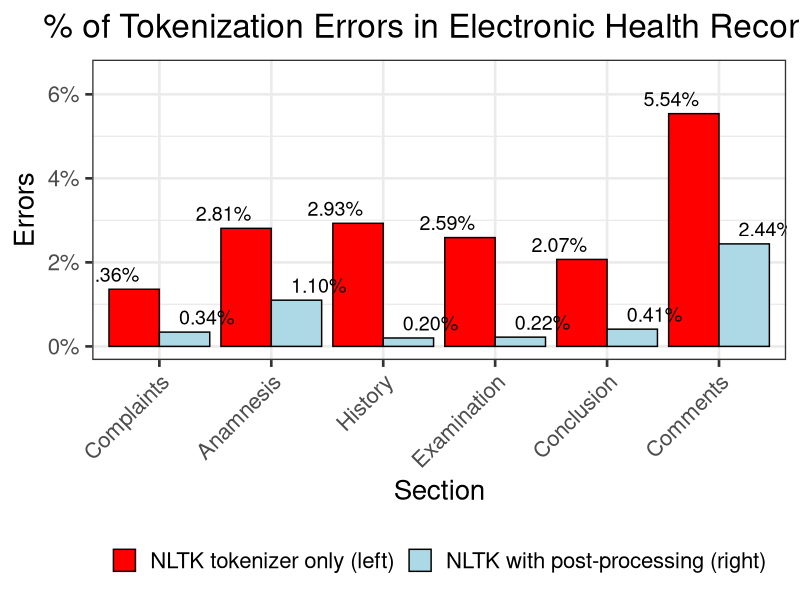
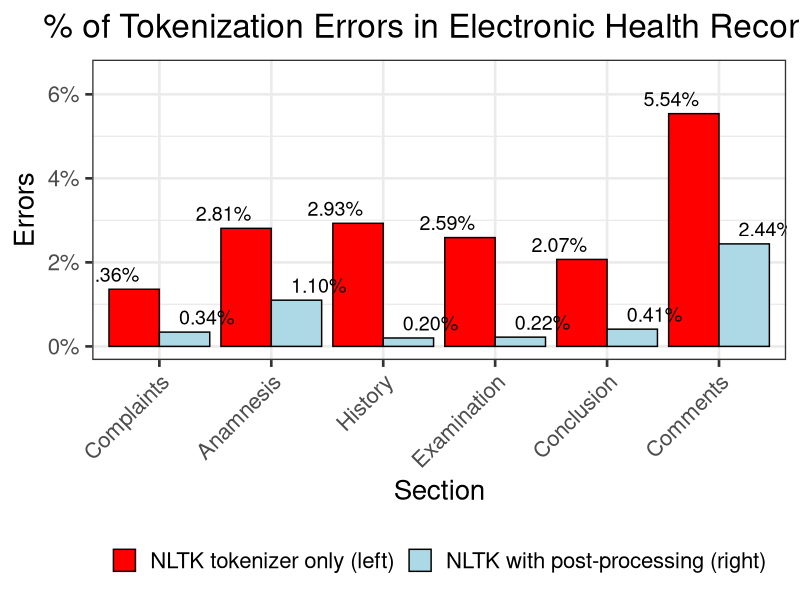

Generate these figures, in order, with R:
# Another Tokenization Graph

# Table 1 in (Gron and Bertels 2018).

# Reference Paper:
# Leonie Gron and Ann Bertels. 
# Clinical sublanguages: Vocabulary structure and its impact on term weighting. 
# Terminology: International Journal of Theoretical and Applied Issues 
# in Specialized Communication, 24(1):41-65, 2018

# ----------------------------------------------------------------------

# Table 1: "Percentage of tokenization errors using the NLTK tokenizer alone, 
# and in combination with the custom script."

# Standard NLTK tokenizer vs Custom script
# Create a dodged plot and compare the percentages of tokenization errors. 
# Also put the numbers on top of each bar, 
# and remember to include ``(left)'' and ``(right)'' in the legend.
# => I can start making this (lovely) data visualization! 
# No need to request for permission.

# ----------------------------------------------------------------------

library(ggplot2)

section = c("Complaints","Anamnesis","History",
            "Examination","Conclusion","Comments")
# "% errors using NLTK tokenizer alone"
error_before = c(1.36, 2.81, 2.93, 2.59, 2.07, 5.54)
# "% errors using NLTK tokenizer with post-processing"
error_after = c(0.34, 1.1, 0.2, 0.22, 0.41, 2.44)

df = data.frame(section, error_before, error_after)
# ggplot(data=df, aes(x=section, y=error_before)) +
#   geom_bar(stat="identity")

new.df = data.frame(
  section = factor(c(section, section),
          levels=section),
  category = factor(c(rep("error_before",length(error_before)),
          rep("error_after",length(error_after))),
          levels=c("error_before","error_after")),
  value = c(error_before, error_after)
)

# Source code:
# http://www.sthda.com/english/wiki/ggplot2-barplots-quick-start-guide-r-software-and-data-visualization

# ----------------------------------------------------------------------

# % of Tokenization Errors in Electronic Health Records

percent_before = c("1.36%", "2.81%", "2.93%", "2.59%", "2.07%", "5.54%")
percent_after = c("0.34%", "1.10%", "0.20%", "0.22%", "0.41%", "2.44%")

gron2018_table1 = ggplot(data=new.df, aes(x=section, y=value/100, fill=category)) +
  geom_bar(stat="identity", color="black", position=position_dodge()) +
  ggtitle("% of Tokenization Errors in Electronic Health Records") +
  scale_y_continuous(limits = c(0,0.065),
                     labels = function(y) paste0(y*100, "%")) +
  scale_fill_manual(labels=c("NLTK tokenizer only (left)",
                             "NLTK with post-processing (right)"),
                    values=c("red","lightblue")) +
  geom_text(aes(x=section, y=value/100, label=c(percent_before, percent_after)),
            vjust=-0.5, hjust=c(rep(1.35,each=6),rep(-0.35,each=6)),
            color="black", size=5)+
  xlab("Section") + ylab("Errors") + 
  theme_bw(base_size=20) +
  theme(plot.title = element_text(hjust = 0.5),
        axis.text.x = element_text(angle = 45, hjust = 1),
        legend.title = element_blank(),
        legend.position="bottom")

gron2018_table1

ggsave("gron2018_table1.png",gron2018_table1,width=13,height=6) 
